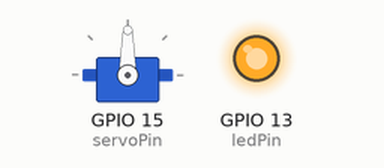
Bench run of a sketch on a simulated ESP32. Parts: servo, output pins drawn as LEDs (lit = HIGH). What the sketch prints to the serial monitor is not drawn.

Above: at 0.55 s.
At 1.65 s:
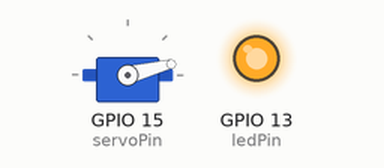
At 2.8 s:
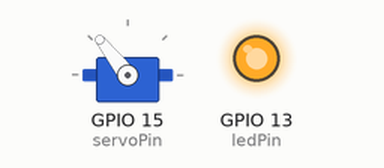
At 5.1 s:
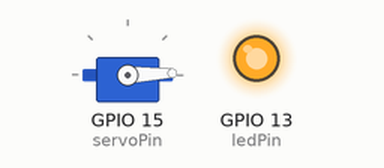
Timing chart, 0 to 6.5 s (numbered marks = the images above):
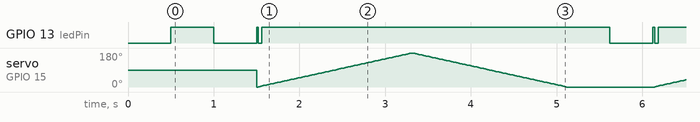

Measured:
- by itself, GPIO 13 (ledPin): repeats every 4.6 s: LOW 0.50 s, HIGH 0.02 s, LOW 0.04 s, HIGH 4.1 s

The sketch:

c_servo_sweep_test.ino
```cpp
/**********************************************************************
 * File       : servo_sweep_test.ino
 * Title      : Servo Sweep + LED Feedback (100 cycles)
 * Author     : Rudy Martin / Next Shift Consulting
 * Project    : Artemis DSAI 2025 Camp
 * Description: Sweeps a servo 100 times with LED feedback, then stops.
 * Status     : Works for one servo at a time
 **********************************************************************/

#include <ESP32Servo.h>

// 🎯 Project: Servo Sweep with LED Feedback
// 🔧 This sketch sweeps a servo back and forth 100 times.
// 💡 An LED on pin 13 blinks during each movement step.
// ✅ After 100 cycles, the LED stays on to signal "All done!"

Servo myservo;

int pos = 0;                  // Servo angle (0–180 degrees)
const int servoPin = 15;      // GPIO pin connected to servo
const int ledPin = 13;        // GPIO pin connected to LED
const int maxCount = 100;     // Number of full back/forth sweeps
int count = 0;                // Counter to track sweeps

void setup() {

// The Servo::attach() function in Arduino (with the ESP32Servo library) can take additional parameters to define min and max pulse widths,
// which are especially important for small servos like the SG90 9g.

// What does attach(pin, min, max) do?
// pin: The GPIO pin connected to the servo signal wire.
// min: The minimum pulse width in microseconds (typically around 500–600 µs).
// max: The maximum pulse width in microseconds (typically around 2400 µs).


  myservo.attach(servoPin,500,2400);
  pinMode(ledPin, OUTPUT);
  Serial.begin(115200);  // ✅ Initialize Serial output
  delay(500);            // Optional: give time for Serial Monitor to open

  // 🚀 onStart: Say hello!
  // This is where we prepare the servo and LED for action.
  // The program will now begin moving the servo back and forth.

  Serial.println("🚀 Servo sweep started.");
}

void loop() {
  if (count >= maxCount) {
    Serial.println("✅ Sweep complete. Holding LED on.");
    digitalWrite(ledPin, HIGH);
    while (true);  // Freeze
  }

  Serial.print("🔁 Sweep cycle #");
  Serial.println(count + 1);

    // 🔆 Turn LED ON
  digitalWrite(ledPin, HIGH);
  Serial.println("✨ LED ON");
  delay(500);

  // 🌑 Turn LED OFF
  digitalWrite(ledPin, LOW);
  Serial.println("💤 LED OFF");
  delay(500);

  // 🔁 Forward sweep: 0 to 180 degrees
  for (pos = 0; pos <= 180; pos++) {
    myservo.write(pos);           // Move servo
    digitalWrite(ledPin, HIGH);   // Blink LED on
    delay(10);                    // Wait 10ms
    digitalWrite(ledPin, LOW);    // Blink LED off
  }

  // 🔁 Reverse sweep: 180 to 0 degrees
  for (pos = 180; pos >= 0; pos--) {
    myservo.write(pos);
    digitalWrite(ledPin, HIGH);
    delay(10);
    digitalWrite(ledPin, LOW);
  }

  count++;  // 🔢 One full sweep cycle completed
}
```
